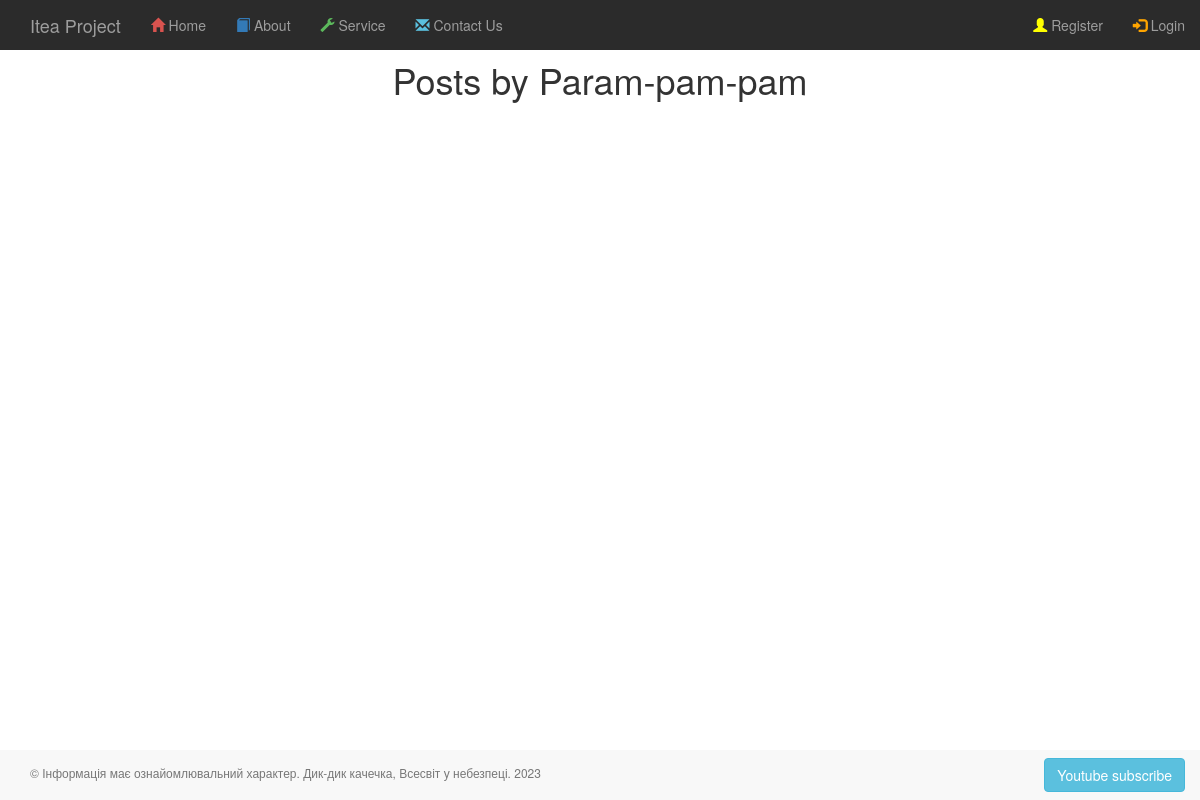
Page /posts/user/Param-pam-pam on the earlier database version.
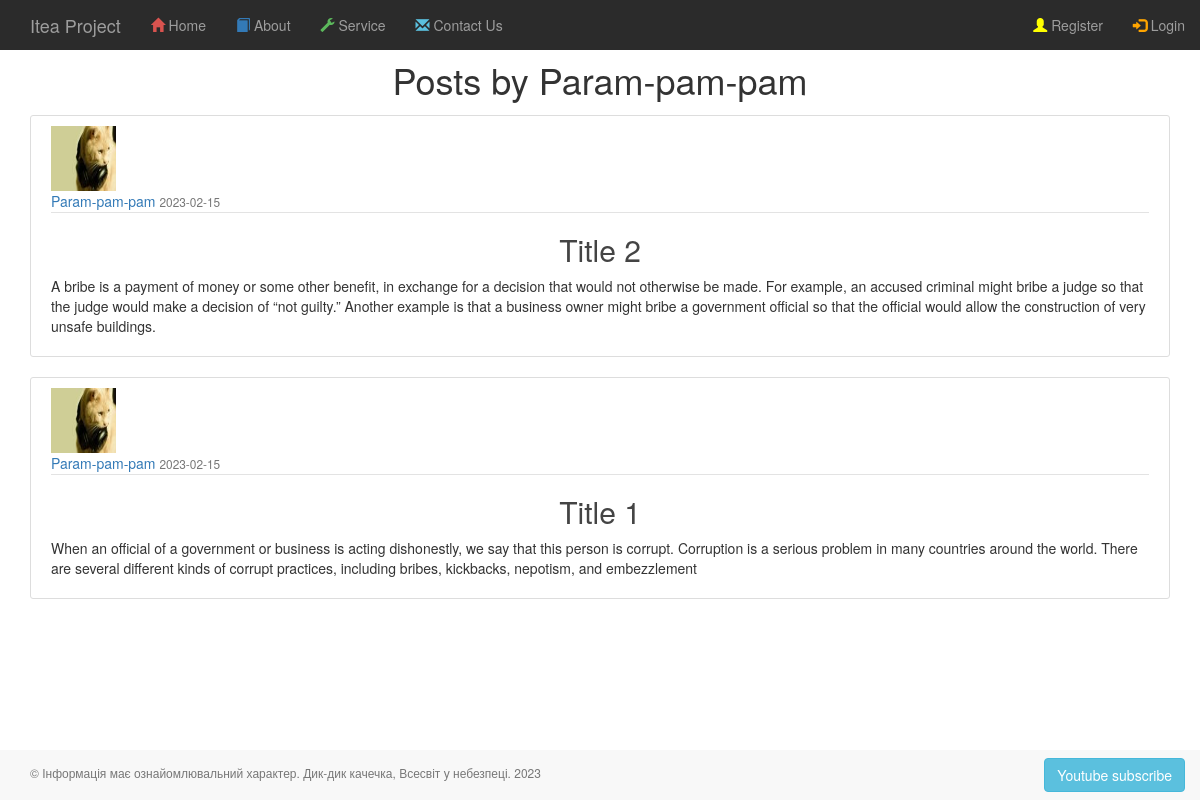
Same page on the later database version.
### app/auth/models.py (models this page shows, shortened)
class Post(BaseModel):
    title = CharField(max_length=100)
    content = TextField(default="")
    date_posted = DateTimeField(default=datetime.datetime.utcnow)
    author = ForeignKeyField(User)

class Profile(BaseModel):
    avatar = CharField()
    info = TextField()
    city = CharField()
    age = IntegerField()

class User(BaseModel, UserMixin):
    username = CharField(max_length=100)
    email = CharField(max_length=200, unique=True, index=True)
    __password_hash = CharField(max_length=128)
    last_visit = DateTimeField(default=datetime.datetime.now)
    role = ForeignKeyField(Role, backref='users')
    profile = ForeignKeyField(Profile)
    @property
    def password(self):
        raise AttributeError('password is not a valid attribute')

### app/posts/routes.py (the view)
@posts.route("/user/<string:username>")
def user_posts(username):
    user = User.select().where(User.username == username).first()
    if not user:
        abort(404)
    query = (Post
             .select()
             .where(Post.author == user)
             .order_by(Post.date_posted.desc()))
    return render_template('posts/user_posts.html',
                           title="title author",
                           user=user,
                           posts=query)

### app/templates/posts/user_posts.html
{% extends '_base.html' %}
{% block page_content %}
            <h1 class="mb-3">Posts by {{ user.username }}</h1>
    {% for post in posts %}
        <article class="media content-section">
            <img class="rounded-circle article-img"
                 src="{{ url_for('static', filename='profile_pics/' + post.author.profile.avatar) }}">
            <div class="media-body">
                <div class="article-metadata">
                        <a class="mr-2" href="#">
                        {{ post.author.username }}
                    </a>
                    <small class="text-muted">
                        {{ post.date_posted.strftime('%Y-%m-%d') }}
                    </small>
                </div>
                <h2>
                    <a class="article-title" href="{{ url_for('posts.post_func', post_id=post.id) }}">
                        {{ post.title }}
                    </a>
                </h2>
                <p class="article-content">{{ post.content }}</p>
            </div>
        </article>
    {% endfor %}
{% endblock page_content %}

Differences in the rows shown:
added Post: avatar (picture), author.username "Param-pam-pam", date_posted "2023-02-15", title "Title 2", content "A bribe is a payment of money or some other benefit, in exchange for a decision that would not otherwise be made. For example, an accused criminal might bribe a judge so that the judge would make a decision of “not guilty.” Another example is that a business owner might bribe a government official so that the official would allow the construction of very unsafe buildings."
added Post: avatar (picture), author.username "Param-pam-pam", date_posted "2023-02-15", title "Title 1", content "When an official of a government or business is acting dishonestly, we say that this person is corrupt. Corruption is a serious problem in many countries around the world. There are several different kinds of corrupt practices, including bribes, kickbacks, nepotism, and embezzlement"
